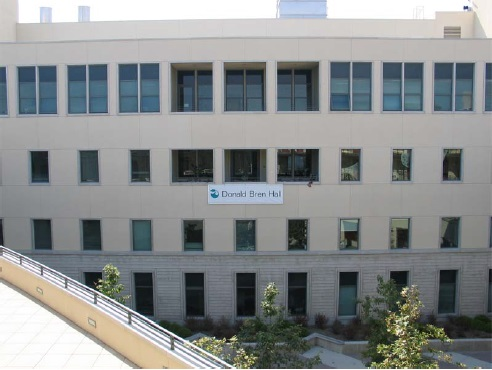
#> input picture Harris Corner/Harris_1.jpg, 492 x 370 px
$ jupyter execute --allow-errors 'ENGN LAB2.ipynb'
#> lines starting #> are read from the running program, lines starting #| are printed output that depends on the picture; after the words box and inside, x2 and y2 are one past the last pixel; in counts of white or black regions, pixels touching at a corner belong together
[cell 1]
"""
CLAB Task-1: Harris Corner Detector
Your name (Your uniID):
"""

import numpy as np
from skimage.feature import corner_peaks,corner_harris
import cv2
import random

# [16 lines left out: function conv2, not called in this run]

[cell 2]
def fspecial(shape=(3, 3), sigma=0.5):
#> called with shape = (13, 13), sigma = 2
    m, n = [(ss - 1.) / 2. for ss in shape]
#> m = 6; n = 6
    y, x = np.ogrid[-m:m + 1, -n:n + 1]
#> y = [-6, -5, -4, -3, -2, -1, 0, 1, 2, 3, 4, 5, 6]
    h = np.exp(-(x * x + y * y) / (2. * sigma * sigma))
    h[h < np.finfo(h.dtype).eps * h.max()] = 0
    sumh = h.sum()
#> sumh = 25.08
    if sumh != 0:
        h /= sumh
    return h

[cell 3]
# Parameters, add more if needed
sigma = 2
thresh = 0.07

# Derivative masks
dx = np.array([[-1, 0, 1], [-1, 0, 1], [-1, 0, 1]])
dy = dx.transpose()

[cell 4]
import matplotlib.pyplot as plt
from PIL import Image
from skimage.io import imread
#> (the rest of this cell did not finish here and is left out)

[cell 5]
g = fspecial((max(1, np.floor(3 * sigma) * 2 + 1), max(1, np.floor(3 * sigma) * 2 + 1)), sigma)
print(g.shape)
#| (13, 13)

#> (a cell that did not finish here is left out)

#> (a cell that did not finish here is left out)

[cell 8]
# [20 lines left out: function nonMaximalSupress, not called in this run]

#> (a cell that did not finish here is left out)

[cell 10]
im= np.array(Image.open('Harris_1.jpg'))
#> im is the input picture: shape (370, 492, 3); mean R, G, B 137.5, 141.1, 141.3
print(im.shape)
#| (370, 492, 3)
# [11 lines of commented-out code are left out]

[cell 11]
image = cv2.imread('Harris_4.jpg')
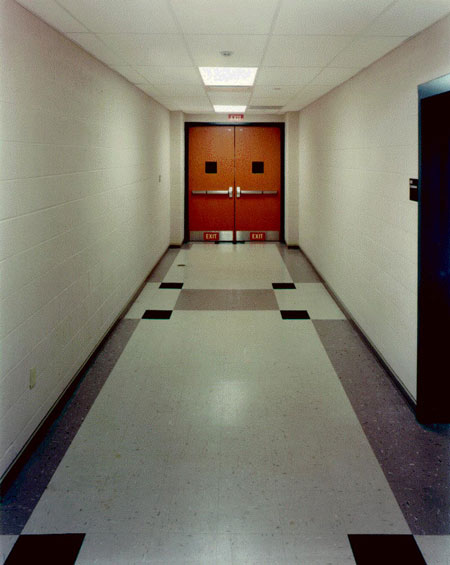
#> input picture Harris Corner/Harris_4.jpg, 450 x 565 px
#> image is the input picture: shape (565, 450, 3); mean B, G, R 109.2, 122.4, 126.5

operatedImage = cv2.cvtColor(image, cv2.COLOR_BGR2GRAY)
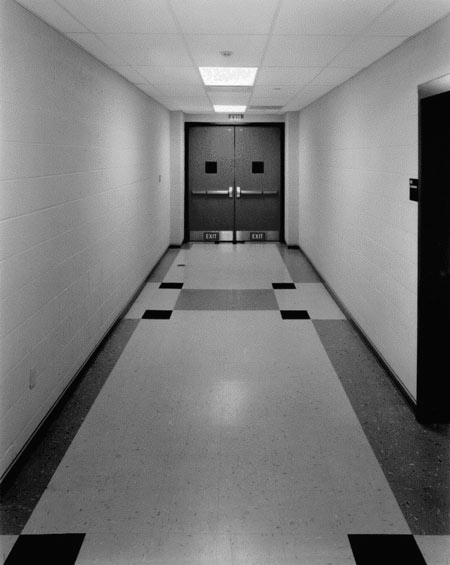
#> operatedImage: shape (565, 450); min 0, max 254, mean 122.1
operatedImage = np.float32(operatedImage)
dest = cv2.cornerHarris(operatedImage, 2,3, 0.07)
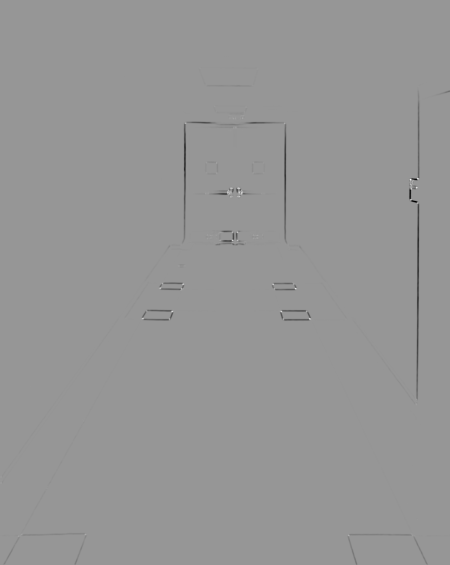
#> dest: shape (565, 450) float32; min -40924048, max 28459892, mean -115992.2; drawn with min black and max white
dest = cv2.dilate(dest, None)
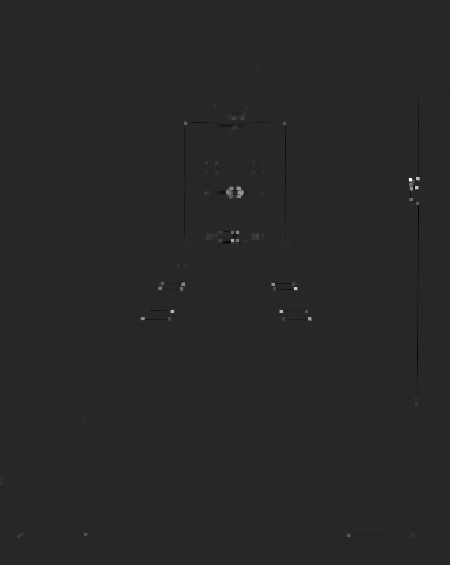
#> dest: shape (565, 450) float32; min -5245362.5, max 28459892, mean 17439.4; drawn with min black and max white
image[dest > 0.01 * dest.max()]=[255, 0,0]
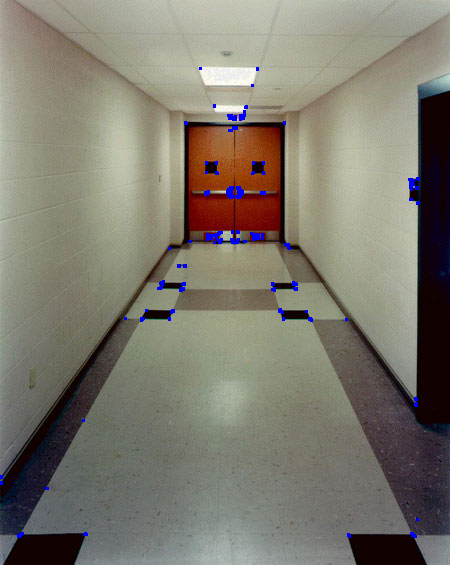
#> image: shape (565, 450, 3); 0.62% of pixels changed, all inside (x1, y1, x2, y2) = (0, 67, 420, 538)
plt.imshow(image)
Image.fromarray(image).save("Cv2 corner_2.jpg")

[cell 12]
# fig,axes = plt.subplots(1,3 , figsize = (20,10))
# output_1=np.array(Image.open('Corner_1.jpg'))
# output_3=np.array(Image.open('Corner_3.jpg'))
# output_4=np.array(Image.open('Corner_4.jpg'))


# axes[0].imshow(output_1)
# axes[1].imshow(output_3)
# axes[2].imshow(output_4)

[cell 13]
output_1=np.array(Image.open('Corner_1.jpg'))
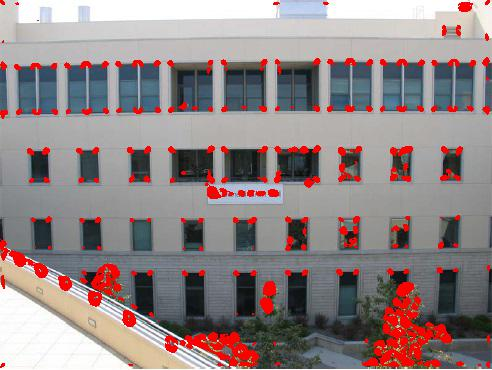
#> input picture Harris Corner/Corner_1.jpg, 492 x 370 px
#> output_1 is the input picture: shape (370, 492, 3); mean R, G, B 146.4, 133.6, 134.2
output_3=np.array(Image.open('Corner_3.jpg'))
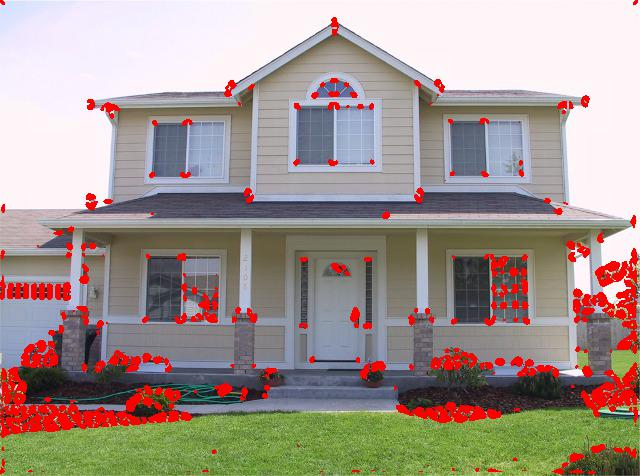
#> input picture Harris Corner/Corner_3.jpg, 640 x 476 px
#> output_3 is the input picture: shape (476, 640, 3); mean R, G, B 162.6, 149.9, 143.2
output_4=np.array(Image.open('Corner_4.jpg'))
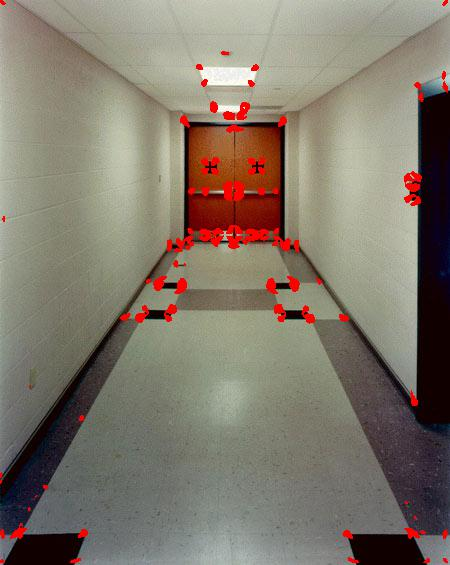
#> input picture Harris Corner/Corner_4.jpg, 450 x 565 px
#> output_4 is the input picture: shape (565, 450, 3); mean R, G, B 129.4, 120.7, 107.8
fig,axes = plt.subplots(1,2 , figsize = (20,10))
#> (the rest of this cell did not finish here and is left out)
